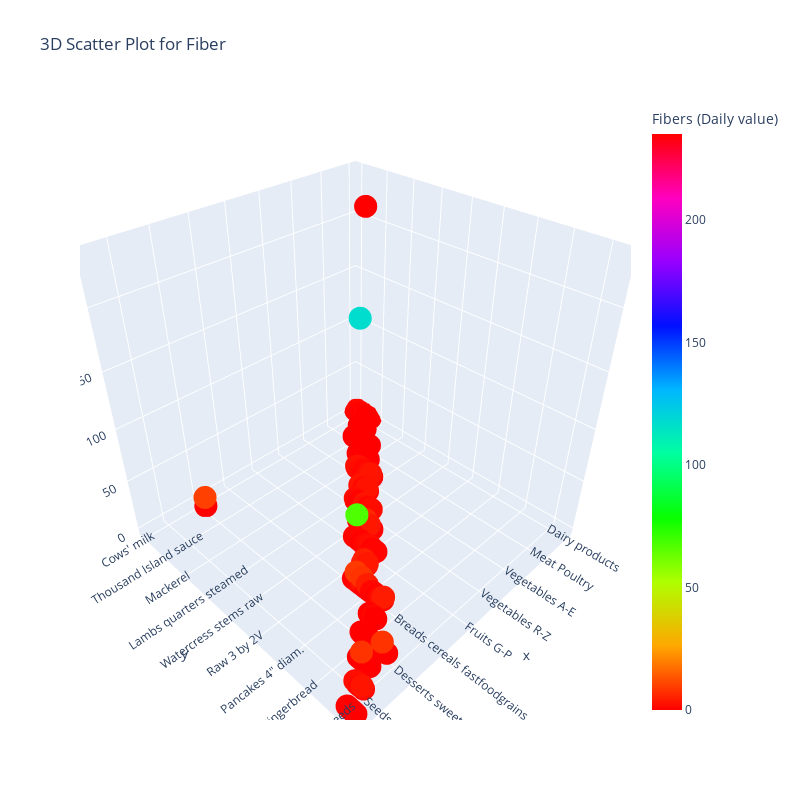

The notebook cell this image was saved under:
### Markdown cell above
### 3D Graph for Category, Food and Fibers

### Code cell
graph = go.Figure(go.Scatter3d(
    x = Nutrients['Category'].values, y= Nutrients['Food'].values, z= Nutrients['Fiber'].values,
    mode = 'markers',
    marker= dict(
        color = Nutrients['Fiber'].values, 
        colorscale = 'hsv',
        colorbar = dict(title = 'Fibers (Daily value)' , )
    )) )
graph.update_layout(height=800, width=800, title='3D Scatter Plot for Fiber ')
graph.show()

### Figure 1 — Plotly figure (JSON) as saved in the notebook; plotly's stock layout.template omitted (floating-point values rounded to 4 significant figures; data arrays with more than 128 entries replaced by an {"elided": "..."} marker saying what was removed)
{"data": [{"marker": {"color": {"elided": "332 float values"}, "colorbar": {"title": {"text": "Fibers (Daily value)"}}, "colorscale": [[0, "#ff0000"], [0.1111, "#ffa700"], [0.2222, "#afff00"], [0.3333, "#08ff00"], [0.4444, "#00ff9f"], [0.5556, "#00b7ff"], [0.6667, "#0010ff"], [0.7778, "#9700ff"], [0.8889, "#ff00bf"], [1, "#ff0000"]]}, "mode": "markers", "type": "scatter3d", "x": {"elided": "332 str values"}, "y": {"elided": "332 str values"}, "z": {"elided": "332 float values"}}], "layout": {"height": 800, "title": {"text": "3D Scatter Plot for Fiber "}, "width": 800}}
